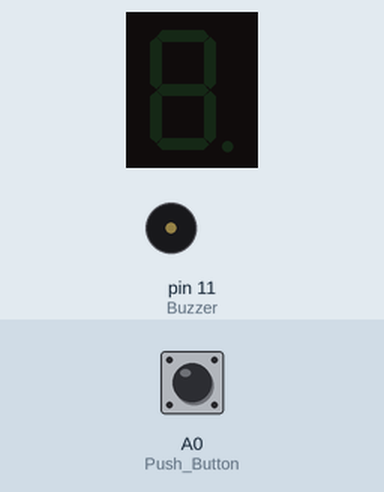
This sketch was run on a simulated Arduino Uno, built with avr-gcc and run on an emulated ATmega328P. On the bench: 1-digit seven-segment display, buzzer (waves = sounding). Wiring (inferred from the names in the program): 1-digit 7-segment display, segments lit when HIGH: segments pin 8, pin 9, pin 3, pin 4, pin 5, pin 7, pin 6. The test bench sets the inputs (shaded band); at power-on: A0 (Push_Button) HIGH. Random numbers use the default seed unless the sketch sets one; the segment pins are drawn as the display they are named for.

Above: at 1.2 s.
1.3 s: A0 (Push_Button) pulled LOW for 0.15 s
At 4.11 s:
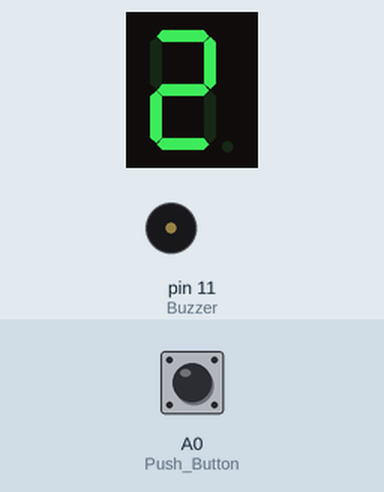
4.3 s: A0 (Push_Button) pulled LOW for 1 s
At 8.1 s:
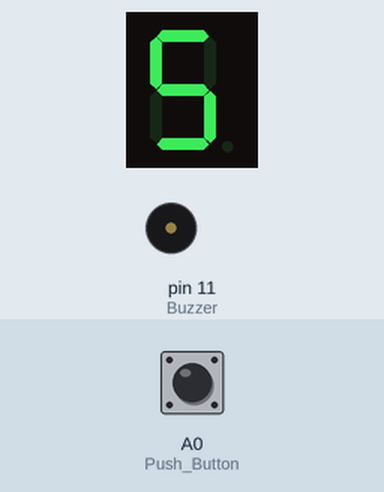
Timing chart, 0 to 9.6 s (numbered marks = the images above; inputs shaded):
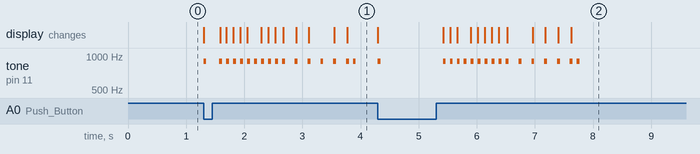

The sketch:

23_Gaming_Dice.ino
```cpp
/*****************************************************
Project Title: Gaming Dice
Organisation: Soham Academy Of Human Excellence
Website: https://ria.sohamacademy.org/
*******************************************************/
int SegmentA = 8;
int SegmentB = 9;
int SegmentC = 3;
int SegmentD = 4;
int SegmentE = 5;
int SegmentF = 7;
int SegmentG = 6;
int i = 0;
//Dharmendra Kumar India
int Arduino_Pins[7] = {SegmentA, SegmentB, SegmentC, SegmentD, SegmentE, SegmentF, SegmentG};
int Segment_Pins[10][7] = {
   //{1, 1, 1, 1, 1, 1, 1},
  {0, 1, 1, 0, 0, 0, 0},//1
  {1, 1, 0, 1, 1, 0, 1},//2  {1, 1, 1, 1, 0, 0, 1},//3
  {0, 1, 1, 0, 0, 1, 1},//4
  {1, 0, 1, 1, 0, 1, 1},//5
  {1, 0, 1, 1, 1, 1, 1},//6
//  {1, 1, 1, 0, 0, 0, 0},//7
//  {1, 1, 1, 1, 1, 1, 1},//8
//  {1, 1, 1, 1, 0, 1, 1},
  };//9

#define Push_Button A0
#define Buzzer 11
const unsigned int Beep = 900;

void setup() {
  pinMode(SegmentA, OUTPUT);
  pinMode(SegmentB, OUTPUT);
  pinMode(SegmentC, OUTPUT);
  pinMode(SegmentD, OUTPUT);
  pinMode(SegmentE, OUTPUT);
  pinMode(SegmentF, OUTPUT);
  pinMode(SegmentG, OUTPUT);

  pinMode(Push_Button, INPUT_PULLUP);
  pinMode(Buzzer, OUTPUT);

}

void loop() {

  int buttonState = digitalRead(Push_Button);
  if (buttonState == LOW) {
    rollTheDice(10, 100);
    rollTheDice(5, 200);
    rollTheDice(1, 100);
    //rollTheDice(1, 300);
    tone(Buzzer, Beep, 50);
  }
}

void rollTheDice(int count, int time) {
  for (int i = 0; i < count; i++) {
    int Segment_Pins = random(1, 7);
    tone(Buzzer, Beep, 50);
    Shownumbers(Segment_Pins);
    delay(time);
  }
}


void Shownumbers(int j) {

  for (j = 0; j < 7; j++)
  {
    digitalWrite(Arduino_Pins[j], Segment_Pins[i][j]);
  }

  {
    while (digitalRead(A0) == 0)
    {

    }
    i++;
  }
  if (i == 7)
  {
    i = 0;
  }
  delay(20);
}
```

Measured:
- after the input at 1.3 s, tone on pin 11 (Buzzer): plays 900 Hz for 0.05 s, 900 Hz for 0.05 s, 900 Hz for 0.05 s, 900 Hz for 0.05 s, 900 Hz for 0.05 s, 900 Hz for 0.05 s … (17 notes in this stretch), starting at once; the display: first changes at once (image 1 shows a later state)
- after the input at 4.3 s, tone on pin 11 (Buzzer): plays 900 Hz for 0.05 s, 900 Hz for 0.05 s, 900 Hz for 0.05 s, 900 Hz for 0.05 s, 900 Hz for 0.05 s, 900 Hz for 0.05 s … (17 notes in this stretch), starting at once; the display: first changes at once (image 2 shows a later state)
